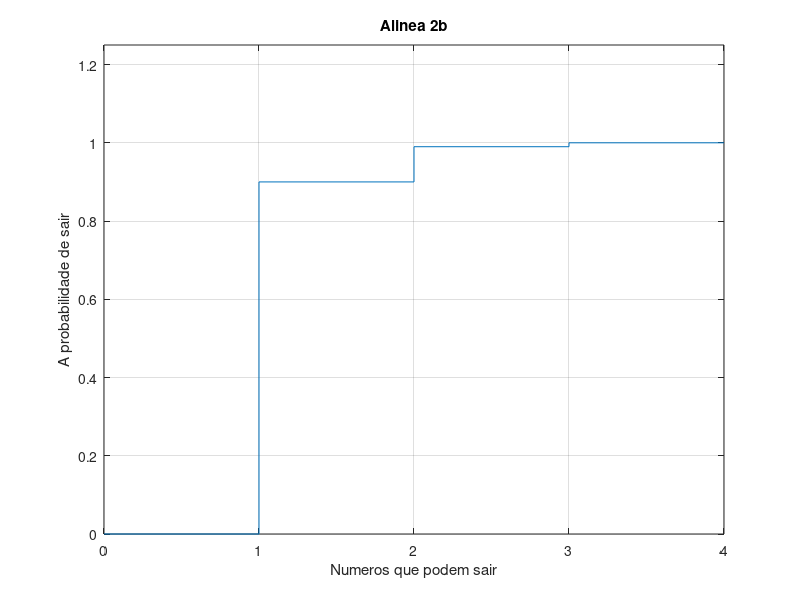

MATLAB code to generate this figure:
i = 1:1:3

Px = [90/100 9/100 1/100];

% Função distribuição acumulada (discreta) de X
PDistrix = cumsum(Px)
stairs([0 i 4], [0 PDistrix 1]);
title('Alinea 2b');
xlabel('Numeros que podem sair');
ylabel('A probabilidade de sair');
axis([0 4 0 1.25]);
grid on;